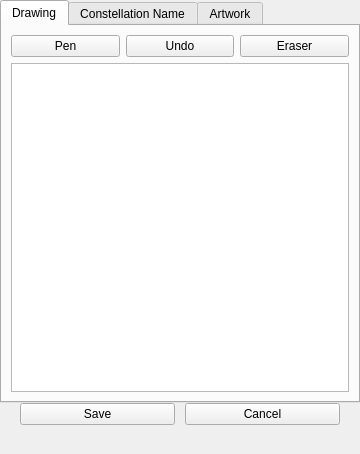
<?xml version="1.0" encoding="UTF-8"?>
<ui version="4.0">
 <class>scmConstellationDialog</class>
 <widget class="QWidget" name="scmConstellationDialog">
  <property name="geometry">
   <rect>
    <x>0</x>
    <y>0</y>
    <width>360</width>
    <height>454</height>
   </rect>
  </property>
  <property name="minimumSize">
   <size>
    <width>360</width>
    <height>454</height>
   </size>
  </property>
  <property name="maximumSize">
   <size>
    <width>1000000</width>
    <height>999999</height>
   </size>
  </property>
  <property name="styleSheet">
   <string notr="true"/>
  </property>
  <layout class="QVBoxLayout" name="verticalLayout">
   <property name="spacing">
    <number>0</number>
   </property>
   <property name="leftMargin">
    <number>0</number>
   </property>
   <property name="topMargin">
    <number>0</number>
   </property>
   <property name="rightMargin">
    <number>0</number>
   </property>
   <property name="bottomMargin">
    <number>0</number>
   </property>
   <item>
    <widget class="TitleBar" name="titleBar">
     <property name="title" stdset="0">
      <string>SCM: Constellation Editor</string>
     </property>
    </widget>
   </item>
   <item>
    <widget class="QTabWidget" name="tabs">
     <property name="autoFillBackground">
      <bool>false</bool>
     </property>
     <property name="currentIndex">
      <number>0</number>
     </property>
     <property name="iconSize">
      <size>
       <width>32</width>
       <height>32</height>
      </size>
     </property>
     <widget class="QWidget" name="drawingTab">
      <attribute name="title">
       <string>Drawing</string>
      </attribute>
      <layout class="QVBoxLayout" name="verticalLayout_5">
       <item>
        <layout class="QHBoxLayout" name="horizontalLayout_2">
         <item>
          <widget class="QPushButton" name="penBtn">
           <property name="text">
            <string>Pen</string>
           </property>
           <property name="checkable">
            <bool>true</bool>
           </property>
           <property name="checked">
            <bool>false</bool>
           </property>
          </widget>
         </item>
         <item>
          <widget class="QPushButton" name="undoBtn">
           <property name="text">
            <string>Undo</string>
           </property>
           <property name="toolTip">
            <string>Revert the last drawn line.</string>
            </property>
          </widget>
         </item>
         <item>
          <widget class="QPushButton" name="eraserBtn">
           <property name="text">
            <string>Eraser</string>
           </property>
           <property name="checkable">
            <bool>true</bool>
           </property>
          </widget>
         </item>
        </layout>
       </item>
       <item>
        <widget class="QTextBrowser" name="drawInfoBox"/>
       </item>
      </layout>
     </widget>
     <widget class="QWidget" name="constellationNameTab">
      <attribute name="title">
       <string>Constellation Name</string>
      </attribute>
      <layout class="QVBoxLayout" name="verticalLayout_2">
       <property name="leftMargin">
        <number>15</number>
       </property>
       <property name="topMargin">
        <number>10</number>
       </property>
       <property name="rightMargin">
        <number>15</number>
       </property>
       <property name="bottomMargin">
        <number>10</number>
       </property>
       <item>
        <widget class="QLabel" name="labelsTitle">
        </widget>
       </item>
       <item>
        <widget class="QLabel" name="enNameLbl">
         <property name="text">
          <string>English name</string>
         </property>
        </widget>
       </item>
       <item>
        <widget class="QTextEdit" name="enNameTE">
         <property name="maximumSize">
          <size>
           <width>16777215</width>
           <height>32</height>
          </size>
         </property>
        </widget>
       </item>
       <item>
        <widget class="QLabel" name="idLbl">
         <property name="text">
          <string>ID (Do not include 'CON' or the sky culture name)</string>
         </property>
        </widget>
       </item>
       <item>
        <widget class="QTextEdit" name="idTE">
         <property name="maximumSize">
          <size>
           <width>16777215</width>
           <height>32</height>
          </size>
         </property>
        </widget>
       </item>
       <item>
        <widget class="QLabel" name="natNameLbl">
         <property name="text">
          <string>Native name (optional)</string>
         </property>
        </widget>
       </item>
       <item>
        <widget class="QTextEdit" name="natNameTE">
         <property name="maximumSize">
          <size>
           <width>16777215</width>
           <height>32</height>
          </size>
         </property>
        </widget>
       </item>
       <item>
        <widget class="QLabel" name="pronounceLbl">
         <property name="text">
          <string>Pronounciation (optional, European glyphs or Pinyin)</string>
         </property>
        </widget>
       </item>
       <item>
        <widget class="QTextEdit" name="pronounceTE">
         <property name="maximumSize">
          <size>
           <width>16777215</width>
           <height>32</height>
          </size>
         </property>
        </widget>
       </item>
       <item>
        <widget class="QLabel" name="ipaLbl">
         <property name="text">
          <string>IPA (optional)</string>
         </property>
        </widget>
       </item>
       <item>
        <widget class="QTextEdit" name="ipaTE">
         <property name="maximumSize">
          <size>
           <width>16777215</width>
           <height>32</height>
          </size>
         </property>
        </widget>
       </item>
       <item>
        <spacer name="verticalSpacer">
         <property name="orientation">
          <enum>Qt::Orientation::Vertical</enum>
         </property>
         <property name="sizeHint" stdset="0">
          <size>
           <width>20</width>
           <height>40</height>
          </size>
         </property>
        </spacer>
       </item>
      </layout>
     </widget>
     <widget class="QWidget" name="artworkTab">
      <attribute name="title">
       <string>Artwork</string>
      </attribute>
      <layout class="QVBoxLayout" name="verticalLayout_4">
       <property name="spacing">
        <number>5</number>
       </property>
       <property name="leftMargin">
        <number>5</number>
       </property>
       <property name="topMargin">
        <number>5</number>
       </property>
       <property name="rightMargin">
        <number>5</number>
       </property>
       <property name="bottomMargin">
        <number>5</number>
       </property>
       <item>
        <widget class="QGraphicsView" name="artwork_image">
         <property name="cursor" stdset="0">
          <cursorShape>CrossCursor</cursorShape>
         </property>
         <property name="mouseTracking">
          <bool>true</bool>
         </property>
         <property name="frameShape">
          <enum>QFrame::Shape::StyledPanel</enum>
         </property>
         <property name="frameShadow">
          <enum>QFrame::Shadow::Plain</enum>
         </property>
         <property name="verticalScrollBarPolicy">
          <enum>Qt::ScrollBarPolicy::ScrollBarAlwaysOff</enum>
         </property>
         <property name="horizontalScrollBarPolicy">
          <enum>Qt::ScrollBarPolicy::ScrollBarAlwaysOff</enum>
         </property>
         <property name="sizeAdjustPolicy">
          <enum>QAbstractScrollArea::SizeAdjustPolicy::AdjustIgnored</enum>
         </property>
        </widget>
       </item>
       <item>
        <layout class="QHBoxLayout" name="horizontalLayout" stretch="0,0,0,0">
         <property name="sizeConstraint">
          <enum>QLayout::SizeConstraint::SetDefaultConstraint</enum>
         </property>
         <property name="leftMargin">
          <number>0</number>
         </property>
         <property name="topMargin">
          <number>0</number>
         </property>
         <property name="rightMargin">
          <number>0</number>
         </property>
         <property name="bottomMargin">
          <number>0</number>
         </property>
         <item>
          <widget class="QPushButton" name="bind_star">
           <property name="enabled">
            <bool>false</bool>
           </property>
           <property name="text">
            <string>Bind Star</string>
           </property>
           <property name="checkable">
            <bool>false</bool>
           </property>
           <property name="checked">
            <bool>false</bool>
           </property>
           <property name="autoDefault">
            <bool>false</bool>
           </property>
           <property name="default">
            <bool>false</bool>
           </property>
           <property name="flat">
            <bool>false</bool>
           </property>
          </widget>
         </item>
         <item>
          <widget class="QPushButton" name="upload_image">
           <property name="text">
            <string>Upload Image</string>
           </property>
          </widget>
         </item>
         <item>
          <widget class="QPushButton" name="remove_image">
           <property name="text">
            <string>Remove Image</string>
           </property>
          </widget>
         </item>
         <item>
          <widget class="QPushButton" name="pushButton">
           <property name="enabled">
            <bool>false</bool>
           </property>
           <property name="sizePolicy">
            <sizepolicy hsizetype="Fixed" vsizetype="Fixed">
             <horstretch>0</horstretch>
             <verstretch>0</verstretch>
            </sizepolicy>
           </property>
           <property name="cursor">
            <cursorShape>WhatsThisCursor</cursorShape>
           </property>
           <property name="contextMenuPolicy">
            <enum>Qt::ContextMenuPolicy::NoContextMenu</enum>
           </property>
           <property name="toolTip">
            <string>&lt;html&gt;&lt;head/&gt;&lt;body&gt;&lt;p&gt;&lt;span&gt;Usage:&lt;br/&gt;1. Upload an image&lt;/span&gt;&lt;/p&gt;&lt;p&gt;&lt;span&gt;2. Three anchor points appear in the center of the image&lt;br/&gt;- An anchor is green when selected&lt;/span&gt;&lt;/p&gt;&lt;p&gt;&lt;span&gt;3. Select a star of your choice&lt;/span&gt;&lt;/p&gt;&lt;p&gt;&lt;span&gt;4. Click the 'Bind Star' button &lt;/span&gt;&lt;/p&gt;&lt;p&gt;&lt;span&gt;5. The anchor is represented in a brighter color to indicate that it is bound to a star&lt;br/&gt;-  The corresponding bound star gets automatically selected when an anchor is selected &lt;br/&gt;- 'Bind Star' does overwrite the current binding with the selected star if a binding already exists&lt;/span&gt;&lt;/p&gt;&lt;/body&gt;&lt;/html&gt;</string>
           </property>
           <property name="autoFillBackground">
            <bool>false</bool>
           </property>
           <property name="icon">
            <iconset theme="QIcon::ThemeIcon::HelpAbout"/>
           </property>
           <property name="autoDefault">
            <bool>false</bool>
           </property>
           <property name="default">
            <bool>false</bool>
           </property>
           <property name="flat">
            <bool>true</bool>
           </property>
          </widget>
         </item>
        </layout>
       </item>
      </layout>
     </widget>
    </widget>
   </item>
   <item alignment="Qt::AlignmentFlag::AlignBottom">
    <widget class="QFrame" name="Content">
     <property name="sizePolicy">
      <sizepolicy hsizetype="Expanding" vsizetype="Expanding">
       <horstretch>0</horstretch>
       <verstretch>0</verstretch>
      </sizepolicy>
     </property>
     <property name="frameShape">
      <enum>QFrame::Shape::NoFrame</enum>
     </property>
     <layout class="QVBoxLayout" name="verticalLayout_3">
      <property name="spacing">
       <number>0</number>
      </property>
      <property name="leftMargin">
       <number>0</number>
      </property>
      <property name="topMargin">
       <number>0</number>
      </property>
      <property name="rightMargin">
       <number>0</number>
      </property>
      <property name="bottomMargin">
       <number>0</number>
      </property>
      <item>
       <layout class="QHBoxLayout" name="bottomBtnLayout">
        <property name="spacing">
         <number>10</number>
        </property>
        <property name="leftMargin">
         <number>20</number>
        </property>
        <property name="rightMargin">
         <number>20</number>
        </property>
        <item>
         <widget class="QPushButton" name="saveBtn">
          <property name="text">
           <string>Save</string>
          </property>
         </widget>
        </item>
        <item>
         <widget class="QPushButton" name="cancelBtn">
          <property name="text">
           <string>Cancel</string>
          </property>
         </widget>
        </item>
       </layout>
      </item>
      <item>
       <layout class="QVBoxLayout" name="infoLayout">
        <property name="leftMargin">
         <number>20</number>
        </property>
        <property name="topMargin">
         <number>5</number>
        </property>
        <property name="rightMargin">
         <number>20</number>
        </property>
        <item>
         <widget class="QLabel" name="infoLbl">
          <property name="text">
           <string/>
          </property>
          <property name="wordWrap">
           <bool>true</bool>
          </property>
         </widget>
        </item>
       </layout>
      </item>
      <item>
       <spacer name="ConstEditorSpacer">
        <property name="orientation">
         <enum>Qt::Orientation::Vertical</enum>
        </property>
        <property name="sizeHint" stdset="0">
         <size>
          <width>20</width>
          <height>10</height>
         </size>
        </property>
       </spacer>
      </item>
     </layout>
    </widget>
   </item>
  </layout>
  <zorder>titleBar</zorder>
  <zorder>Content</zorder>
  <zorder>tabs</zorder>
 </widget>
 <customwidgets>
  <customwidget>
   <class>TitleBar</class>
   <extends>QFrame</extends>
   <header location="global">Dialog.hpp</header>
   <container>1</container>
  </customwidget>
 </customwidgets>
 <resources>
  <include location="../../resources/SkyCultureMaker.qrc"/>
 </resources>
 <connections/>
</ui>
